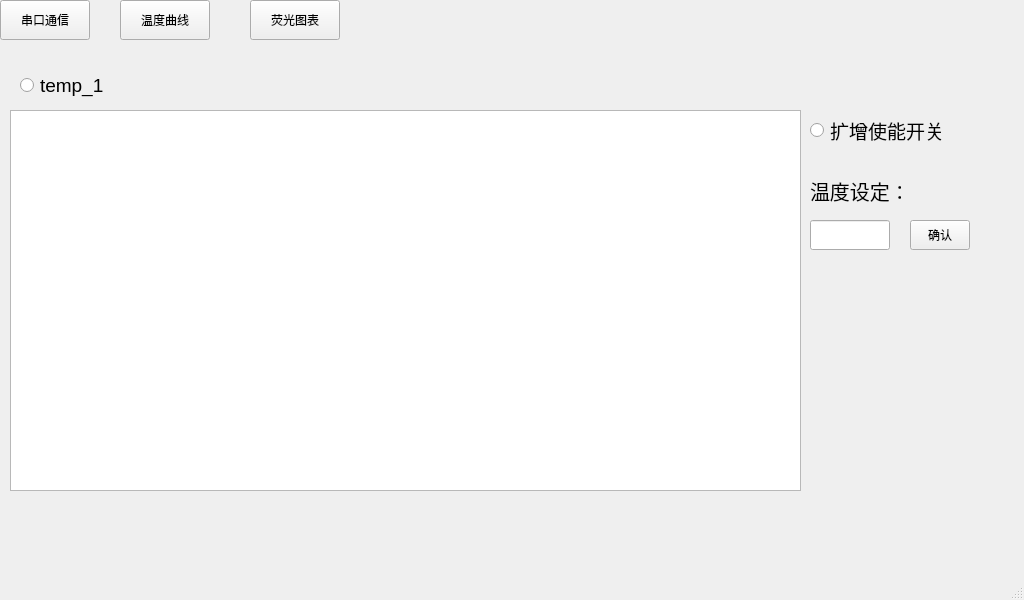
<?xml version="1.0" encoding="UTF-8"?>
<ui version="4.0">
 <class>MainWindow</class>
 <widget class="QMainWindow" name="MainWindow">
  <property name="geometry">
   <rect>
    <x>0</x>
    <y>0</y>
    <width>1024</width>
    <height>600</height>
   </rect>
  </property>
  <property name="maximumSize">
   <size>
    <width>1024</width>
    <height>600</height>
   </size>
  </property>
  <property name="windowTitle">
   <string>MainWindow</string>
  </property>
  <widget class="QWidget" name="centralwidget">
   <widget class="QPushButton" name="temp">
    <property name="geometry">
     <rect>
      <x>120</x>
      <y>0</y>
      <width>90</width>
      <height>40</height>
     </rect>
    </property>
    <property name="text">
     <string>温度曲线</string>
    </property>
   </widget>
   <widget class="QPushButton" name="serial">
    <property name="geometry">
     <rect>
      <x>0</x>
      <y>0</y>
      <width>90</width>
      <height>40</height>
     </rect>
    </property>
    <property name="text">
     <string>串口通信</string>
    </property>
   </widget>
   <widget class="QPushButton" name="fluorescence">
    <property name="geometry">
     <rect>
      <x>250</x>
      <y>0</y>
      <width>90</width>
      <height>40</height>
     </rect>
    </property>
    <property name="text">
     <string>荧光图表</string>
    </property>
   </widget>
   <widget class="QStackedWidget" name="stackedWidget">
    <property name="geometry">
     <rect>
      <x>0</x>
      <y>60</y>
      <width>1024</width>
      <height>500</height>
     </rect>
    </property>
    <property name="maximumSize">
     <size>
      <width>1024</width>
      <height>500</height>
     </size>
    </property>
    <property name="currentIndex">
     <number>1</number>
    </property>
    <widget class="QWidget" name="serial_widget">
     <widget class="QComboBox" name="bound_select">
      <property name="geometry">
       <rect>
        <x>240</x>
        <y>0</y>
        <width>90</width>
        <height>30</height>
       </rect>
      </property>
      <item>
       <property name="text">
        <string>1200</string>
       </property>
      </item>
      <item>
       <property name="text">
        <string>2400</string>
       </property>
      </item>
      <item>
       <property name="text">
        <string>4800</string>
       </property>
      </item>
      <item>
       <property name="text">
        <string>9600</string>
       </property>
      </item>
      <item>
       <property name="text">
        <string>19200</string>
       </property>
      </item>
      <item>
       <property name="text">
        <string>38400</string>
       </property>
      </item>
      <item>
       <property name="text">
        <string>57600</string>
       </property>
      </item>
      <item>
       <property name="text">
        <string>115200</string>
       </property>
      </item>
     </widget>
     <widget class="QComboBox" name="port_select">
      <property name="geometry">
       <rect>
        <x>80</x>
        <y>0</y>
        <width>90</width>
        <height>30</height>
       </rect>
      </property>
      <property name="maximumSize">
       <size>
        <width>90</width>
        <height>30</height>
       </size>
      </property>
      <property name="font">
       <font>
        <pointsize>11</pointsize>
       </font>
      </property>
     </widget>
     <widget class="QLabel" name="label">
      <property name="geometry">
       <rect>
        <x>0</x>
        <y>0</y>
        <width>70</width>
        <height>30</height>
       </rect>
      </property>
      <property name="maximumSize">
       <size>
        <width>70</width>
        <height>40</height>
       </size>
      </property>
      <property name="font">
       <font>
        <pointsize>13</pointsize>
       </font>
      </property>
      <property name="text">
       <string>端口选择</string>
      </property>
     </widget>
     <widget class="QLabel" name="label_2">
      <property name="geometry">
       <rect>
        <x>180</x>
        <y>0</y>
        <width>50</width>
        <height>30</height>
       </rect>
      </property>
      <property name="maximumSize">
       <size>
        <width>60</width>
        <height>30</height>
       </size>
      </property>
      <property name="font">
       <font>
        <pointsize>13</pointsize>
       </font>
      </property>
      <property name="text">
       <string>波特率</string>
      </property>
     </widget>
     <widget class="QPushButton" name="serial_link">
      <property name="geometry">
       <rect>
        <x>350</x>
        <y>0</y>
        <width>90</width>
        <height>30</height>
       </rect>
      </property>
      <property name="maximumSize">
       <size>
        <width>90</width>
        <height>30</height>
       </size>
      </property>
      <property name="text">
       <string>连接</string>
      </property>
     </widget>
     <widget class="QPushButton" name="serial_disconnect">
      <property name="geometry">
       <rect>
        <x>450</x>
        <y>0</y>
        <width>90</width>
        <height>30</height>
       </rect>
      </property>
      <property name="maximumSize">
       <size>
        <width>90</width>
        <height>30</height>
       </size>
      </property>
      <property name="text">
       <string>断开</string>
      </property>
     </widget>
     <widget class="QPushButton" name="clear_receive">
      <property name="geometry">
       <rect>
        <x>860</x>
        <y>80</y>
        <width>90</width>
        <height>30</height>
       </rect>
      </property>
      <property name="maximumSize">
       <size>
        <width>90</width>
        <height>30</height>
       </size>
      </property>
      <property name="text">
       <string>清除接收</string>
      </property>
     </widget>
     <widget class="QRadioButton" name="receive_select">
      <property name="geometry">
       <rect>
        <x>860</x>
        <y>40</y>
        <width>90</width>
        <height>30</height>
       </rect>
      </property>
      <property name="maximumSize">
       <size>
        <width>90</width>
        <height>30</height>
       </size>
      </property>
      <property name="text">
       <string>接收开关</string>
      </property>
      <property name="autoExclusive">
       <bool>false</bool>
      </property>
     </widget>
     <widget class="QScrollArea" name="receive_Area">
      <property name="geometry">
       <rect>
        <x>0</x>
        <y>50</y>
        <width>820</width>
        <height>320</height>
       </rect>
      </property>
      <property name="maximumSize">
       <size>
        <width>820</width>
        <height>320</height>
       </size>
      </property>
      <property name="widgetResizable">
       <bool>true</bool>
      </property>
      <widget class="QWidget" name="scrollAreaWidgetContents">
       <property name="geometry">
        <rect>
         <x>0</x>
         <y>0</y>
         <width>818</width>
         <height>318</height>
        </rect>
       </property>
       <widget class="QPlainTextEdit" name="Receive_msg">
        <property name="geometry">
         <rect>
          <x>10</x>
          <y>10</y>
          <width>801</width>
          <height>301</height>
         </rect>
        </property>
       </widget>
      </widget>
     </widget>
     <widget class="QLineEdit" name="send_msg">
      <property name="geometry">
       <rect>
        <x>10</x>
        <y>390</y>
        <width>700</width>
        <height>50</height>
       </rect>
      </property>
      <property name="maximumSize">
       <size>
        <width>700</width>
        <height>50</height>
       </size>
      </property>
     </widget>
     <widget class="QPushButton" name="send_button">
      <property name="geometry">
       <rect>
        <x>730</x>
        <y>390</y>
        <width>90</width>
        <height>50</height>
       </rect>
      </property>
      <property name="maximumSize">
       <size>
        <width>700</width>
        <height>50</height>
       </size>
      </property>
      <property name="text">
       <string>发送</string>
      </property>
     </widget>
    </widget>
    <widget class="QWidget" name="temp_widget">
     <widget class="QChartView" name="chart_view">
      <property name="geometry">
       <rect>
        <x>10</x>
        <y>50</y>
        <width>791</width>
        <height>381</height>
       </rect>
      </property>
     </widget>
     <widget class="QRadioButton" name="temp_1">
      <property name="geometry">
       <rect>
        <x>20</x>
        <y>10</y>
        <width>90</width>
        <height>30</height>
       </rect>
      </property>
      <property name="maximumSize">
       <size>
        <width>90</width>
        <height>30</height>
       </size>
      </property>
      <property name="font">
       <font>
        <pointsize>14</pointsize>
       </font>
      </property>
      <property name="text">
       <string>temp_1</string>
      </property>
      <property name="autoExclusive">
       <bool>false</bool>
      </property>
     </widget>
     <widget class="QLineEdit" name="temp_set">
      <property name="geometry">
       <rect>
        <x>810</x>
        <y>160</y>
        <width>80</width>
        <height>30</height>
       </rect>
      </property>
      <property name="maximumSize">
       <size>
        <width>80</width>
        <height>30</height>
       </size>
      </property>
     </widget>
     <widget class="QLabel" name="label_3">
      <property name="geometry">
       <rect>
        <x>810</x>
        <y>110</y>
        <width>91</width>
        <height>41</height>
       </rect>
      </property>
      <property name="font">
       <font>
        <pointsize>15</pointsize>
       </font>
      </property>
      <property name="text">
       <string>温度设定：</string>
      </property>
     </widget>
     <widget class="QPushButton" name="temp_set_button">
      <property name="geometry">
       <rect>
        <x>910</x>
        <y>160</y>
        <width>60</width>
        <height>30</height>
       </rect>
      </property>
      <property name="maximumSize">
       <size>
        <width>60</width>
        <height>30</height>
       </size>
      </property>
      <property name="text">
       <string>确认</string>
      </property>
     </widget>
     <widget class="QRadioButton" name="temp_start_button">
      <property name="geometry">
       <rect>
        <x>810</x>
        <y>50</y>
        <width>141</width>
        <height>41</height>
       </rect>
      </property>
      <property name="maximumSize">
       <size>
        <width>1120</width>
        <height>300</height>
       </size>
      </property>
      <property name="font">
       <font>
        <pointsize>14</pointsize>
       </font>
      </property>
      <property name="text">
       <string>扩增使能开关</string>
      </property>
     </widget>
    </widget>
    <widget class="QWidget" name="floure_widget"/>
   </widget>
  </widget>
  <widget class="QMenuBar" name="menubar">
   <property name="geometry">
    <rect>
     <x>0</x>
     <y>0</y>
     <width>1024</width>
     <height>28</height>
    </rect>
   </property>
  </widget>
  <widget class="QStatusBar" name="statusbar"/>
 </widget>
 <customwidgets>
  <customwidget>
   <class>QChartView</class>
   <extends>QGraphicsView</extends>
   <header location="global">qchartview.h</header>
  </customwidget>
 </customwidgets>
 <resources/>
 <connections/>
</ui>
